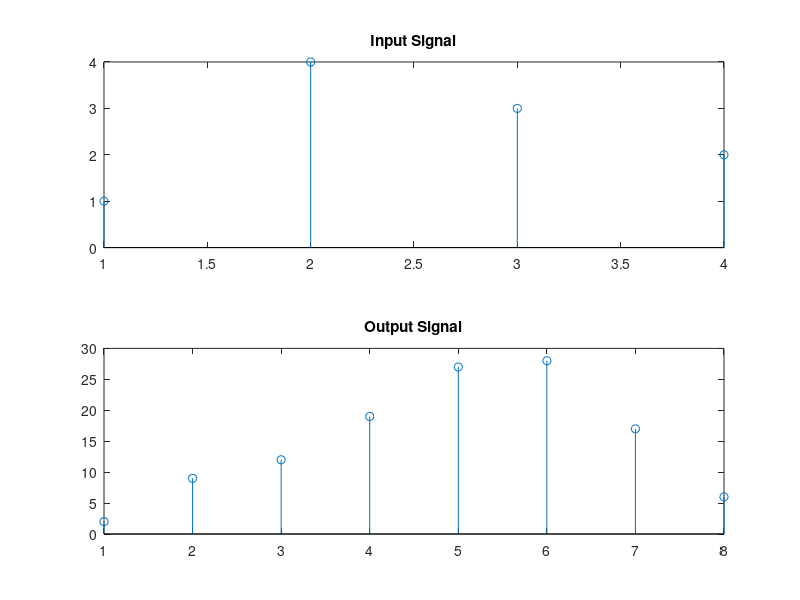

Source code (MATLAB):
%Task7
clc
clear all
H=[2 1 2 4 3];
X=[1 4 3 2];
result = conv(H,X);
subplot(2,1,1);
stem(X)
title('Input Signal')
subplot(2,1,2);
stem(result)
title('Output Signal')